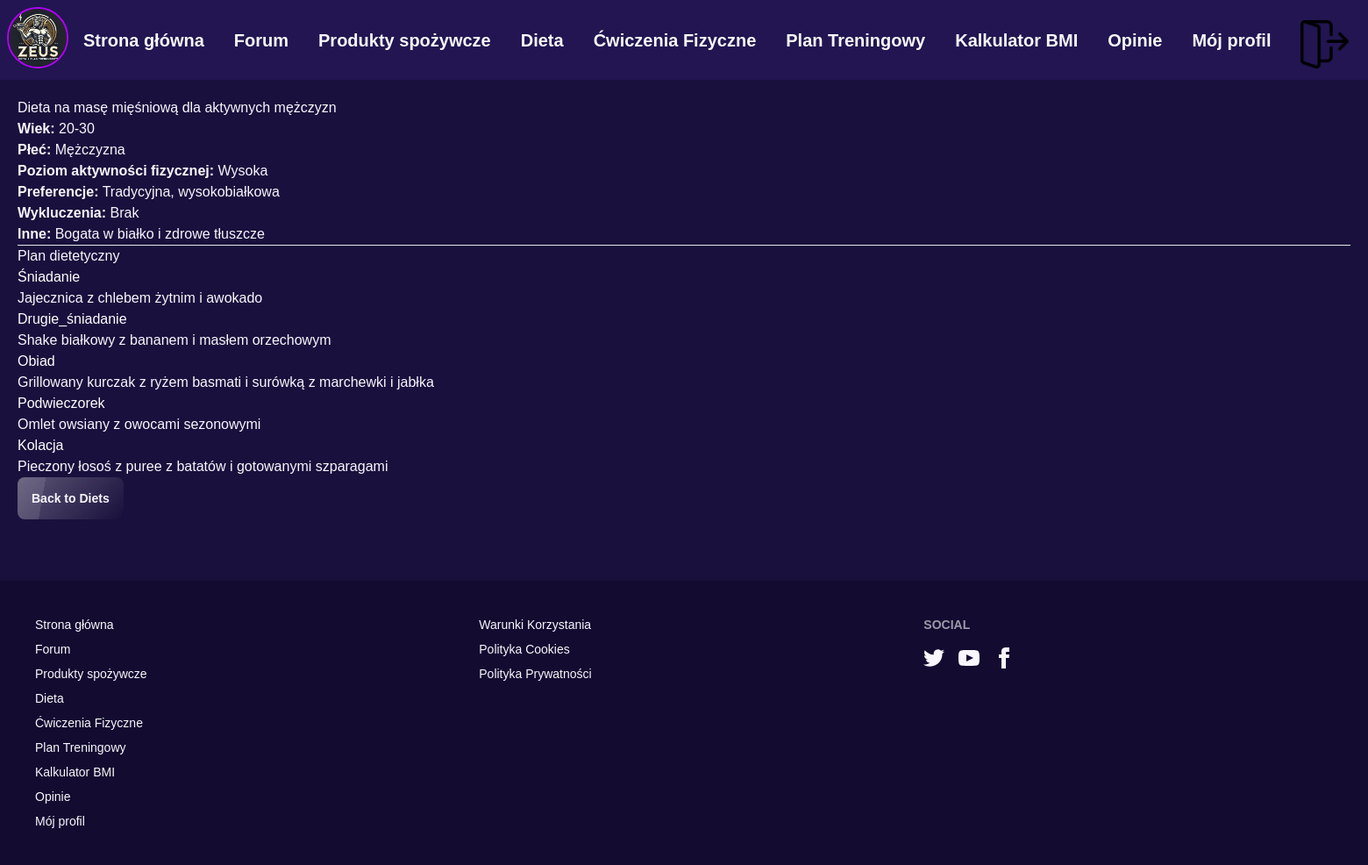
Page /diets/2 on the committed database.
### models.py (models this page shows)
class Diet(db.Model):
    __tablename__ = 'diet'
    id = db.Column(db.Integer, primary_key=True)
    Tytuł = db.Column(db.String(100), nullable=False)
    Wiek = db.Column(db.String(20), nullable=False)
    Płeć = db.Column(db.String(10), nullable=False)
    Poziom_aktywności_fizycznej = db.Column(db.String(50), nullable=False)
    Preferencje = db.Column(db.Text, nullable=True)
    Wykluczenia = db.Column(db.Text, nullable=True)
    Inne_szczegóły = db.Column(db.Text, nullable=True)
    Śniadanie = db.Column(db.Text, nullable=False)
    Drugie_śniadanie = db.Column(db.Text, nullable=True)
    Obiad = db.Column(db.Text, nullable=False)
    Podwieczorek = db.Column(db.Text, nullable=True)
    Kolacja = db.Column(db.Text, nullable=False)

### app.py (the view)
@app.route('/diets/<int:diet_id>', methods=['GET'])
def diet_details(diet_id):
    diet = Diet.query.get_or_404(diet_id)
    return render_template('diet_details.html', diet=diet)

### templates/diet_details.html (shortened to what this page needs)
{% extends 'base.html' %}
{% block content %}
<h1>{{ diet.Tytuł }}</h1>
<p><strong>Wiek:</strong> {{ diet.Wiek }}</p>
<p><strong>Płeć:</strong> {{ diet.Płeć }}</p>
<p><strong>Poziom aktywności fizycznej:</strong> {{ diet.Poziom_aktywności_fizycznej }}</p>
<p><strong>Preferencje:</strong> {{ diet.Preferencje or 'None' }}</p>
<p><strong>Wykluczenia:</strong> {{ diet.Wykluczenia or 'None' }}</p>
<p><strong>Inne:</strong> {{ diet.Inne_szczegóły or 'None' }}</p>
<hr>
<h2>Plan dietetyczny</h2>
<div class="meal-plan">
    <h3>Śniadanie</h3>
    <p>{{ diet.Śniadanie }}</p>
    <h3>Drugie_śniadanie</h3>
    <p>{{ diet.Drugie_śniadanie or 'None' }}</p>
    <h3>Obiad</h3>
    <p>{{ diet.Obiad }}</p>
    <h3>Podwieczorek</h3>
    <p>{{ diet.Podwieczorek or 'None' }}</p>
    <h3>Kolacja</h3>
    <p>{{ diet.Kolacja }}</p>
</div>
<a href="/diets" class="btn glass">Back to Diets</a>
{% endblock %}

### static/style.css (style rules this page uses)
body { font-family: Arial, sans-serif; margin: 0; padding: 0; box-sizing: border-box; }
h3 { margin-top: 20px; font-size: 18px; color: #ffffff; }

### rows in the picture
Diet: Tytuł "Dieta na masę mięśniową dla aktywnych mężczyzn", Wiek "20-30", Płeć "Mężczyzna", Poziom_aktywności_fizycznej "Wysoka", Preferencje "Tradycyjna, wysokobiałkowa", Wykluczenia "Brak", Inne_szczegóły "Bogata w białko i zdrowe tłuszcze", Śniadanie "Jajecznica z chlebem żytnim i awokado", Drugie_śniadanie "Shake białkowy z bananem i masłem orzechowym", Obiad "Grillowany kurczak z ryżem basmati i surówką z marchewki i jabłka", Podwieczorek "Omlet owsiany z owocami sezonowymi", Kolacja "Pieczony łosoś z puree z batatów i gotowanymi szparagami"
